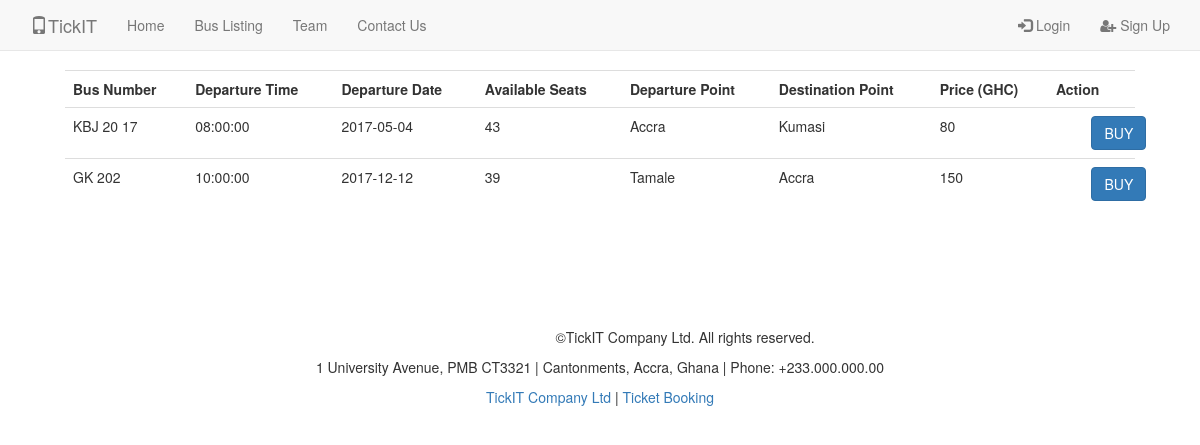
Page /pages/itinerary.php on the committed database.
### tables this page shows
CREATE TABLE `bus_listing` (
  `listing_id` int(11) NOT NULL,
  `bus_number` varchar(20) NOT NULL,
  `available_seats` int(11) NOT NULL,
  `depature_time` time NOT NULL,
  `departure_date` date NOT NULL,
  `departure_point` varchar(20) NOT NULL,
  `destination_point` varchar(20) NOT NULL,
  `listing_status` enum('available','unavailable') NOT NULL,
  `price` float NOT NULL,
  `managed_by` int(11) NOT NULL
);

### pages/itinerary.php (called while the page is built, shortened)
<?php
  require_once('../controller/bus_listingController.php');
  $listingBoard = new busListingController;
  $listingBoard->displayListingPage();
?>

### classes/listing.php (called while the page is built, shortened)
<?php
require_once("../database/Database.php");
class Listing{
  public function getListings(){
    $db = new Database;
    $sql = "SELECT listing_id, bus_number, available_seats, depature_time,
    departure_date, departure_point, destination_point, price
    FROM bus_listing WHERE listing_status ='available'";
    $result = $db->query($sql);
    $records = $db->fetchAll();
    return $records;
  }
}
?>

### database/Database.php (called while the page is built, shortened)
<?php
class Database
{
    public $conn;
    public $result;
    public function connect()
    {
        $this->conn = mysqli_connect(SERVER, USERNAME, PASSWORD, DATABASE);
        if (mysqli_connect_errno()) {
            return false;
        } else {
            return true;
        }
    }
    public function query($sql)
    {
        return ($this->result = mysqli_query($this->conn, $sql)) != false;
    }
    public function fetchAll()
    {
        return mysqli_fetch_all($this->result, MYSQLI_ASSOC);
    }
}
?>

### controller/bus_listingController.php (the view, shortened to what this page needs)
<?php
require_once("../classes/listing.php");
class busListingController
{
    public function displayListingPage()
    {
        $busListings = new Listing;
        $this->displayBusListing($busListings);
        $this->displayFooter();
    }
    public function displayHeader()
    {
        include_once REQUIRES . 'header.php';
        include_once REQUIRES . 'nav_bar.php';
    }
    public function displayFooter()
    {
        echo '</table>
        </div>
      </div>
      <div class="col-md-2">
        &nbsp
      </div>
    </div>';
        require_once REQUIRES . 'footer.php';
    }
    public function displayBusListing($listing)
    {
        $sessionStatus = 1;
        if (!isset($_SESSION['email']))
            $sessionStatus = 0;
        $listings = $listing->getListings();
        echo '<br><div class="row dashboard" style="margin:50px; margin-bottom: 100px;">
        <!--div class="col-md-2">
            &nbsp
        </div-->
        <div class="col-md-12">
            <table class="table">
              <tr>
                <th>Bus Number</th>
                <th>Departure Time</th>
                <th>Departure Date</th>
                <th>Available Seats</th>
                <th>Departure Point</th>
                <th>Destination Point</th>
                <th>Price (GHC)</th>
                <th>Action</th>
    </tr>';
        foreach ($listings as $listing) {
            echo '<tr>
          <td>' . $listing['bus_number'] . '</td>
          <td>' . $listing['depature_time'] . '</td>
          <td>' . $listing['departure_date'] . '</td>
          <td>' . $listing['available_seats'] . '</td>
          <td>' . $listing['departure_point'] . '</td>
          <td>' . $listing['destination_point'] . '</td>
          <td>' . $listing['price'] . '</td>
          <td><form method = "post" action ="">
                <input type="hidden" name="listingID" value="' . $listing['listing_id'] . '" class="btn btn-default btn-primary">
                <input type="hidden" name="session" id="mysession" value = "' . $sessionStatus . '"  class="btn btn-default btn-primary">
                <button name = "buy" type="submit" onclick="validate_buy_form()" class="btn btn-default add-btn btn-primary" data-toggle="modal" data-target="#editModal">BUY
                </button>
              </form>
          </td>
      </tr>';
        }
        echo '</table></div></div>';
    }
}
?>

### css/style.css (style rules this page uses)
button.add-btn { position: relative; display: inline-block; left: 50%; }

### rows in the picture
bus_listing: bus_number "KBJ 20 17", depature_time "08:00:00", departure_date "2017-05-04", available_seats "43", departure_point "Accra", destination_point "Kumasi", price "80"
bus_listing: bus_number "GK 202", depature_time "10:00:00", departure_date "2017-12-12", available_seats "39", departure_point "Tamale", destination_point "Accra", price "150"
